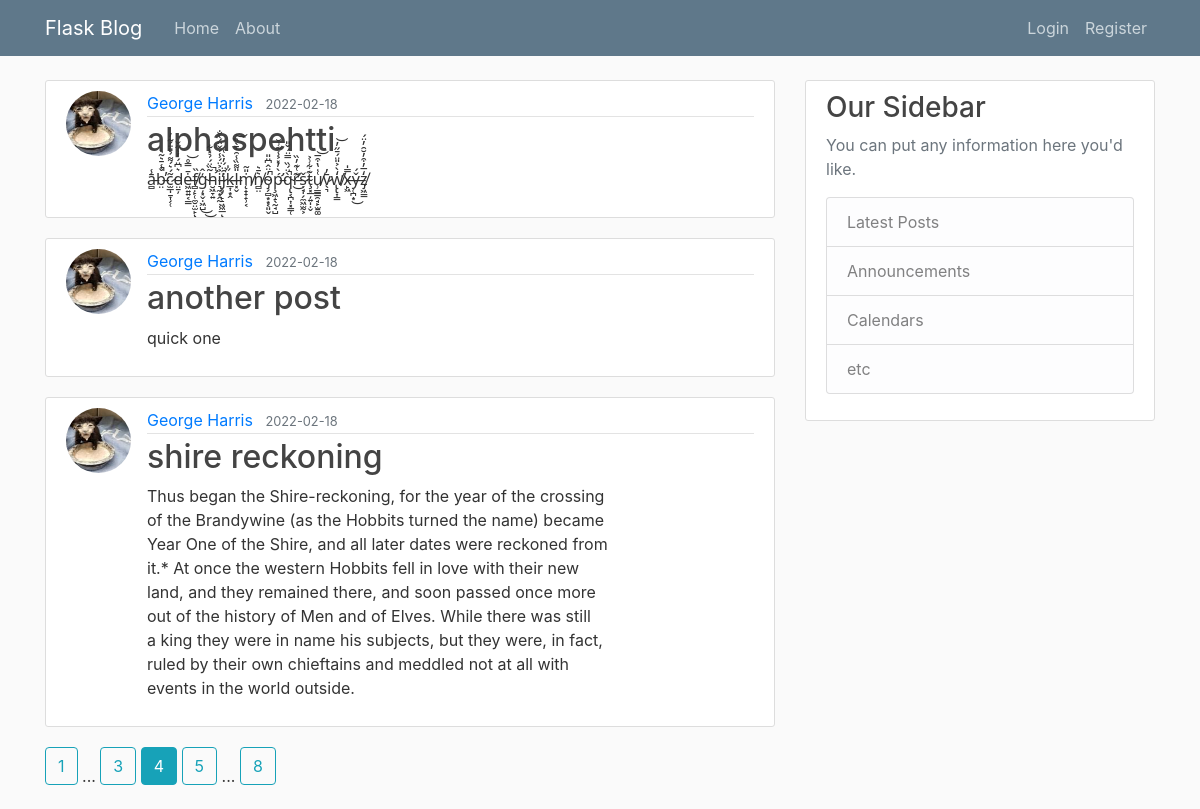
/home?page=4, run on the app's committed database.
### core/models.py (models this page shows, shortened)
class Post(db.Model):
    id = db.Column(db.Integer, primary_key=True)
    title = db.Column(db.String(100), nullable=False)
    date_posted = db.Column(db.DateTime, nullable=False, default=datetime.utcnow)
    content = db.Column(db.Text, nullable=False)
    user_id = db.Column(db.Integer, db.ForeignKey('user.id'), nullable=False)

class User(db.Model, UserMixin):
    id = db.Column(db.Integer, primary_key=True)
    username = db.Column(db.String(20), unique=True, nullable=False)
    email = db.Column(db.String(120), unique=True, nullable=False)
    image_file = db.Column(db.String(20), nullable=False, default='default.jpg')
    password = db.Column(db.String(60), nullable=False)
    posts = db.relationship('Post', backref='author', lazy=True)

### core/routes.py (the view)
@app.route("/")
@app.route("/home")
def home():
    page = request.args.get('page', 1, type=int)
    posts = Post.query.paginate(page=page, per_page=3)
    return render_template('home.html', posts=posts)

### core/Templates/home.html
{% extends "layout.html" %}
{% block content %}
{% for post in posts.items %}
<article class="media content-section">
  <img class="rounded-circle article-img"
    src="{{ url_for('static', filename='profile_pics/' + post.author.image_file) }}">
  <div class="media-body">
    <div class="article-metadata">
      <a class="mr-2" href="#">{{ post.author.username }}</a>
      <small class="text-muted">{{ post.date_posted.strftime('%Y-%m-%d') }}</small>
    </div>
    <h2><a class="article-title" href="{{ url_for('post', post_id=post.id) }}">{{ post.title }}</a></h2>
    <p class="article-content">{{ post.content }}</p>
  </div>
</article>
{% endfor %}
{% for page_num in posts.iter_pages(left_edge=1, right_edge=1, left_current=1, right_current=2) %}
  {% if page_num %}
    {% if posts.page == page_num %}
      <a class="btn btn-info mb-4" href="{{ url_for('home', page=page_num) }}">{{ page_num }}</a>
    {% else %}
      <a class="btn btn-outline-info mb-4" href="{{ url_for('home', page=page_num) }}">{{ page_num }}</a>
    {% endif %}
  {% else %}
    ...
  {% endif %}
{% endfor %}
{% endblock content %}

### core/static/main.css (style rules this page uses)
body { background: #fafafa; color: #333333; margin-top: 5rem; }
h1, h2, h3, h4, h5, h6 { color: #444444; }
.content-section { background: #ffffff; padding: 10px 20px; border: 1px solid #dddddd; border-radius: 3px; margin-bottom: 20px; }
.article-title { color: #444444; }
.article-content { white-space: pre-line; }
.article-img { height: 65px; width: 65px; margin-right: 16px; }
.article-metadata { padding-bottom: 1px; margin-bottom: 4px; border-bottom: 1px solid #e3e3e3 }

### data on the page
Post: image_file (picture), author.username "George Harris", date_posted "2022-02-18", title "alphaspehtti", content "ā̵̻̾b̵̤̌̾̄͛̃͛̕̚c̷̫̲̩̱͎̗̜̃́͛́͌̉̎̈́̃̓d̵̤̱̦͛͆̈́̓͑̋̌ė̶͖͍͍͔̳̄̿̊͝f̸̻̣̙̜̼̮̤̫̙̏ͅģ̴̦͓̬̣͖̺̂͜͜ḫ̵̛͖̞͍̃̏̈́̉̽͋̚i̵͉̼͙̭̰͐͐̈́̾́̌̈́̀̐̕j̷̥̗̙̠͖͖̲̑̈́̓̀͑ͅk̵̲͎͙̭̋̍l̶͓̬̎͌̏̾̑̍̄̀̏͝ṁ̸̨̟̟̝̹͔̎̃n̸̻̤͛̄͛o̴̡̗̻͙͙͔͈̬̓̈̂͆̈̎̚ṕ̵̧̛͖̝̖̰̘̺̀̓̽͐̾͊͗̆q̴̢͔̪͎͓̳̜̀̈́̏̿̈́̌̎̚r̵̛͊͑͊̓̏͜ṣ̷̘̩̗̼͖̫̰͕̌ţ̴͓̲̦͍̩̣̬͊͋͗͐u̸̹͇̳̯̘̙̫̱͚͑̇̔͒̅͝v̷̖͉̄̓w̸̢̢̛͎͇̒̀͐̎̈́̄̋̓͝x̶̙͖̿̍y̶̜̪͙̌́͜z̸̡͖̳̒̅̓͒̓̆̑̓̈́"
Post: image_file (picture), author.username "George Harris", date_posted "2022-02-18", title "another post", content "quick one"
Post: image_file (picture), author.username "George Harris", date_posted "2022-02-18", title "shire reckoning", content "Thus began the Shire-reckoning, for the year of the crossing of the Brandywine (as the Hobbits turned the name) became Year One of the Shire, and all later dates were reckoned from it.* At once the western Hobbits fell in love with their new land, and they remained there, and soon passed once more out of the history of Men and of Elves. While there was still a king they were in name his subjects, but they were, in fact, ruled by their own chieftains and meddled not at all with events in the world outside."

### other printed values
{{ page_num }} "1" "3" "5" "8"
{{ page_num }} "4"
